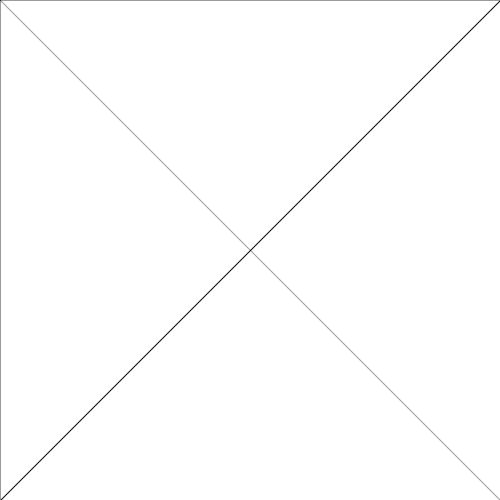
Frame 1 (no input)
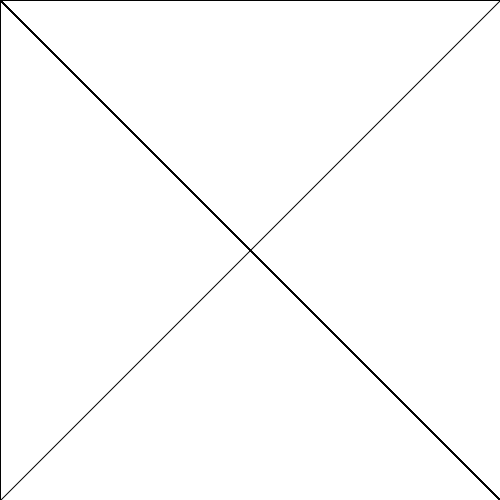
Frame 60 (the mouse pressed at the canvas centre just before this capture)
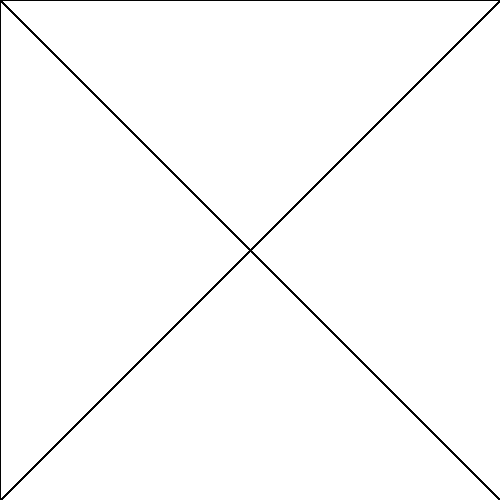
Frame 120 (the mouse held since frame 60 and released just before this capture)

The Processing sketch that drew these frames (run headless with seeded random() and noise(); from frame 60 on, the mouse is pressed at the canvas centre):

// Processing sketch: processing_35826
// ── processing_35826.pde

int hello=0;
int bye=500;
float x=random(0,500);
float y=random(0,500);

void setup() {
  
  background(255);
  size(500,500);
  smooth();
  
 line (0,height, width,0);
  }
    void draw() {
    stroke(0,100);
    line(hello,hello,mouseX,mouseY);
    line(bye,bye,mouseX,mouseY);
    line(500,0,mouseX,mouseY);
    line(0,500,mouseX,mouseY);
    
  
   }
